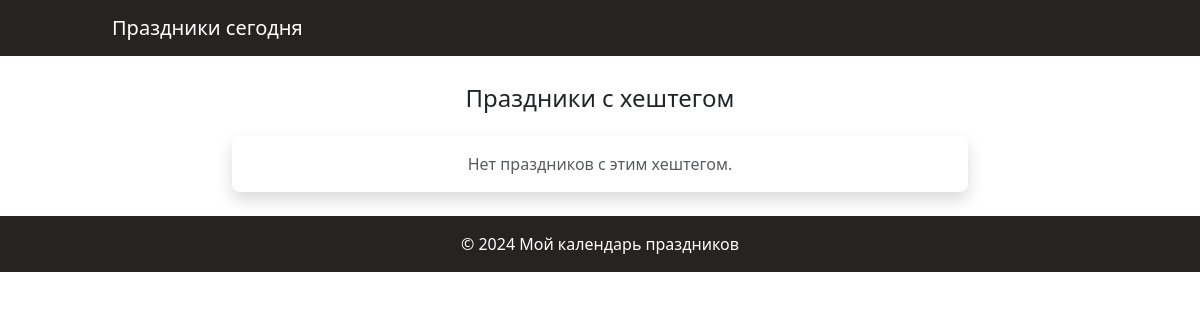
The app's page /hashtag/mirovoi/, older data.
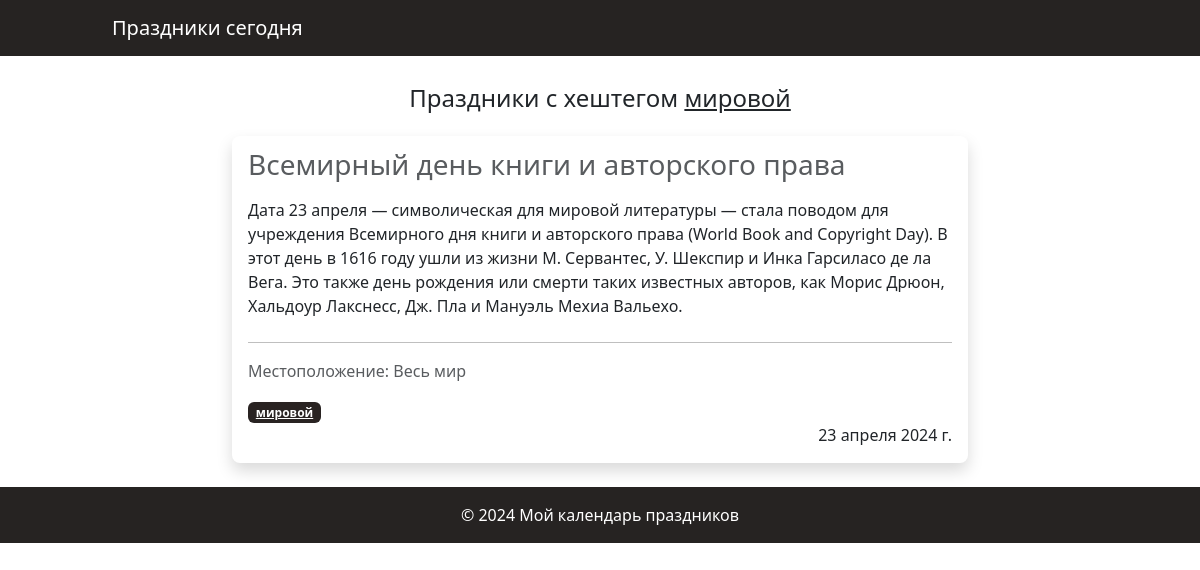
The same page, newer data.
### calendar_app/models.py (models this page shows, shortened)
class Hashtag(models.Model):
    name = models.CharField(max_length=100, db_index=True, verbose_name="Хэштег")
    slug = models.SlugField(max_length=100, unique=True, blank=True)

class Holiday(models.Model):
    name = models.CharField(max_length=100, verbose_name="Праздник")
    date = models.DateField(verbose_name="Дата", default="2000-01-01")
    description = models.TextField(verbose_name="Описание")
    category = models.ForeignKey(
        Category, on_delete=models.CASCADE, verbose_name="Категория"
    )  # Связь с моделью Category
    location = models.ForeignKey(
        Location, on_delete=models.CASCADE, verbose_name="Местоположение"
    )  # Связь с моделью Location
    hashtags = models.ManyToManyField(Hashtag, blank=True, null=True, verbose_name="Хэштеги")
    slug = models.SlugField(max_length=100, unique=True, blank=True)
    repeat_yearly = models.BooleanField(
        default=False, verbose_name="Повторяется ежегодно"
    )

class Location(models.Model):
    name = models.CharField(
        max_length=100, verbose_name="Местоположение", null=True, blank=True
    )
    def __str__(self):
        return self.name

### calendar_app/views.py (the view)
def get_holidays_by_hashtag(request, hashtag):
    try:
        hashtag_obj = Hashtag.objects.get(slug=hashtag)
        holidays = Holiday.objects.filter(hashtags=hashtag_obj)
        return render(
            request, "calendar_app/holidays_by_hashtag.html", {"holidays": holidays, "hashtag": hashtag_obj.name}
        )
    except Hashtag.DoesNotExist:
        return render(
            request,
            "calendar_app/holidays_by_hashtag.html",
            {"error_message": "Хештег не найден"},
        )

### calendar_app/templates/calendar_app/holidays_by_hashtag.html (shortened to what this page needs)
{% extends 'base.html' %}
{% block content %}
    <div class="row justify-content-center mt-4">
        <p class="text-center" style="font-size: 24px; margin-bottom: 20px;">Праздники с хештегом <u>{{ hashtag }}</u></p>
        <div class="col-md-8">
            {% for holiday in holidays %}
                <div class="card mb-4 border-0 rounded-3 shadow">
                    <div class="card-body">
                        <h3 class="card-subtitle mb-3 text-muted">{{ holiday.name }}</h3>
                        <p class="card-text mb-4">{{ holiday.description }}</p>
                        <hr style="border-top: 1px solid #000;">
                        <p class="card-text text-muted">Местоположение: {{ holiday.location }}</p>
                        <div class="mt-3">
                            {% for hashtag in holiday.hashtags.all %}
                                <a href="{% url 'holidays_by_hashtag' hashtag=hashtag.slug %}" class="badge bg-custom">{{ hashtag.name }}</a>
                            {% endfor %}
                        </div>
                        <p class="card-text text-right" style="text-align: right;">{{ holiday.date }}</p>
                    </div>
                </div>
            {% empty %}
                <div class="card border-0 rounded-3 shadow mb-4">
                    <div class="card-body">
                        <p class="card-text text-muted text-center">Нет праздников с этим хештегом.</p>
                    </div>
                </div>
            {% endfor %}
        </div>
    </div>
{% endblock %}

Row changes from the older to the newer data that the page shows:
added Hashtag: name "мировой"
now on this page (row edited): Holiday: name "Всемирный день книги и авторского права", description "Дата 23 апреля — символическая для мировой литературы — стала поводом для учреждения Всемирного дня книги и авторского права (World Book and Copyright Day). В этот день в 1616 году ушли из жизни М. Сервантес, У. Шекспир и Инка Гарсиласо де ла Вега. Это также день рождения или смерти таких известных авторов, как Морис Дрюон, Хальдоур Лакснесс, Дж. Пла и Мануэль Мехиа Вальехо.", location "Весь мир", date "23 апреля 2024 г."
Text that changed along with them:
text no longer shown: "Нет праздников с этим хештегом."
